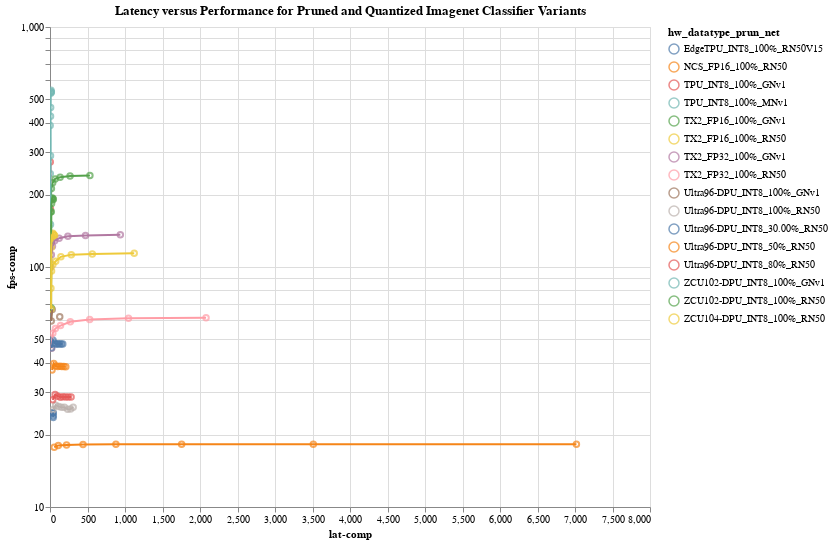

Notebook code cell kept with this figure:
### Markdown cell above
### Line Plot

### Code cell
#hide_input
dataframe = imagenet_df
sel = alt.selection_multi(fields=["hw_datatype_prun_net"], bind="legend")
fig25_dot = alt.Chart(dataframe).mark_point().encode(
    x='lat-comp',
    y=alt.Y('fps-comp', scale=alt.Scale(type="log")),
    color=select_color(sel, 'hw_datatype_prun_net:N'),
    tooltip=['Op mode', 'fps-comp', 'lat-comp', 'HWType', 'batch/thread/stream'],
)
fig25_line = alt.Chart(dataframe).mark_line().encode(
    x='lat-comp',
    y='fps-comp',
    color=select_color(sel, 'hw_datatype_prun_net:N'),
    tooltip=['Op mode', 'fps-comp', 'lat-comp', 'HWType', 'batch/thread/stream'],
)

fig = (fig25_dot+fig25_line).properties(
    title="Latency versus Performance for Pruned and Quantized Imagenet Classifier Variants",
    width=W,
    height=H,
).add_selection(sel).interactive()

fig
